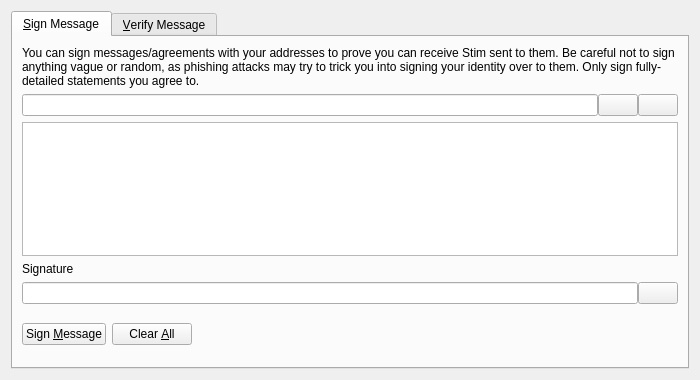
<?xml version="1.0" encoding="UTF-8"?>
<ui version="4.0">
 <class>SignVerifyMessageDialog</class>
 <widget class="QDialog" name="SignVerifyMessageDialog">
  <property name="geometry">
   <rect>
    <x>0</x>
    <y>0</y>
    <width>700</width>
    <height>380</height>
   </rect>
  </property>
  <property name="windowTitle">
   <string>Signatures - Sign / Verify a Message</string>
  </property>
  <property name="modal">
   <bool>true</bool>
  </property>
  <layout class="QVBoxLayout" name="verticalLayout">
   <item>
    <widget class="QTabWidget" name="tabWidget">
     <property name="currentIndex">
      <number>0</number>
     </property>
     <widget class="QWidget" name="tabSignMessage">
      <attribute name="title">
       <string>&amp;Sign Message</string>
      </attribute>
      <layout class="QVBoxLayout" name="verticalLayout_SM">
       <item>
        <widget class="QLabel" name="infoLabel_SM">
         <property name="text">
          <string>You can sign messages/agreements with your addresses to prove you can receive Stim sent to them. Be careful not to sign anything vague or random, as phishing attacks may try to trick you into signing your identity over to them. Only sign fully-detailed statements you agree to.</string>
         </property>
         <property name="textFormat">
          <enum>Qt::PlainText</enum>
         </property>
         <property name="wordWrap">
          <bool>true</bool>
         </property>
        </widget>
       </item>
       <item>
        <layout class="QHBoxLayout" name="horizontalLayout_1_SM">
         <property name="spacing">
          <number>0</number>
         </property>
         <item>
          <widget class="QValidatedLineEdit" name="addressIn_SM">
           <property name="toolTip">
            <string>The Stim address to sign the message with</string>
           </property>
          </widget>
         </item>
         <item>
          <widget class="QPushButton" name="addressBookButton_SM">
           <property name="toolTip">
            <string>Choose previously used address</string>
           </property>
           <property name="text">
            <string/>
           </property>
           <property name="shortcut">
            <string>Alt+A</string>
           </property>
           <property name="autoDefault">
            <bool>false</bool>
           </property>
          </widget>
         </item>
         <item>
          <widget class="QPushButton" name="pasteButton_SM">
           <property name="toolTip">
            <string>Paste address from clipboard</string>
           </property>
           <property name="text">
            <string/>
           </property>
           <property name="shortcut">
            <string>Alt+P</string>
           </property>
           <property name="autoDefault">
            <bool>false</bool>
           </property>
          </widget>
         </item>
        </layout>
       </item>
       <item>
        <widget class="QPlainTextEdit" name="messageIn_SM">
         <property name="toolTip">
          <string>Enter the message you want to sign here</string>
         </property>
        </widget>
       </item>
       <item>
        <widget class="QLabel" name="signatureLabel_SM">
         <property name="text">
          <string>Signature</string>
         </property>
         <property name="textFormat">
          <enum>Qt::PlainText</enum>
         </property>
        </widget>
       </item>
       <item>
        <layout class="QHBoxLayout" name="horizontalLayout_2_SM">
         <property name="spacing">
          <number>0</number>
         </property>
         <item>
          <widget class="QLineEdit" name="signatureOut_SM">
           <property name="font">
            <font>
             <italic>true</italic>
            </font>
           </property>
           <property name="readOnly">
            <bool>true</bool>
           </property>
          </widget>
         </item>
         <item>
          <widget class="QPushButton" name="copySignatureButton_SM">
           <property name="toolTip">
            <string>Copy the current signature to the system clipboard</string>
           </property>
           <property name="text">
            <string/>
           </property>
           <property name="autoDefault">
            <bool>false</bool>
           </property>
          </widget>
         </item>
        </layout>
       </item>
       <item>
        <layout class="QHBoxLayout" name="horizontalLayout_3_SM">
         <item>
          <widget class="QPushButton" name="signMessageButton_SM">
           <property name="toolTip">
            <string>Sign the message to prove you own this Stim address</string>
           </property>
           <property name="text">
            <string>Sign &amp;Message</string>
           </property>
           <property name="autoDefault">
            <bool>false</bool>
           </property>
          </widget>
         </item>
         <item>
          <widget class="QPushButton" name="clearButton_SM">
           <property name="toolTip">
            <string>Reset all sign message fields</string>
           </property>
           <property name="text">
            <string>Clear &amp;All</string>
           </property>
           <property name="autoDefault">
            <bool>false</bool>
           </property>
          </widget>
         </item>
         <item>
          <spacer name="horizontalSpacer_1_SM">
           <property name="orientation">
            <enum>Qt::Horizontal</enum>
           </property>
           <property name="sizeHint" stdset="0">
            <size>
             <width>40</width>
             <height>48</height>
            </size>
           </property>
          </spacer>
         </item>
         <item>
          <widget class="QLabel" name="statusLabel_SM">
           <property name="font">
            <font>
             <weight>75</weight>
             <bold>true</bold>
            </font>
           </property>
           <property name="text">
            <string/>
           </property>
           <property name="wordWrap">
            <bool>true</bool>
           </property>
          </widget>
         </item>
         <item>
          <spacer name="horizontalSpacer_2_SM">
           <property name="orientation">
            <enum>Qt::Horizontal</enum>
           </property>
           <property name="sizeHint" stdset="0">
            <size>
             <width>40</width>
             <height>48</height>
            </size>
           </property>
          </spacer>
         </item>
        </layout>
       </item>
      </layout>
     </widget>
     <widget class="QWidget" name="tabVerifyMessage">
      <attribute name="title">
       <string>&amp;Verify Message</string>
      </attribute>
      <layout class="QVBoxLayout" name="verticalLayout_VM">
       <item>
        <widget class="QLabel" name="infoLabel_VM">
         <property name="text">
          <string>Enter the receiver's address, message (ensure you copy line breaks, spaces, tabs, etc. exactly) and signature below to verify the message. Be careful not to read more into the signature than what is in the signed message itself, to avoid being tricked by a man-in-the-middle attack. Note that this only proves the signing party receives with the address, it cannot prove sendership of any transaction!</string>
         </property>
         <property name="textFormat">
          <enum>Qt::PlainText</enum>
         </property>
         <property name="alignment">
          <set>Qt::AlignLeading|Qt::AlignLeft|Qt::AlignTop</set>
         </property>
         <property name="wordWrap">
          <bool>true</bool>
         </property>
        </widget>
       </item>
       <item>
        <layout class="QHBoxLayout" name="horizontalLayout_1_VM">
         <property name="spacing">
          <number>0</number>
         </property>
         <item>
          <widget class="QValidatedLineEdit" name="addressIn_VM">
           <property name="toolTip">
            <string>The Stim address the message was signed with</string>
           </property>
          </widget>
         </item>
         <item>
          <widget class="QPushButton" name="addressBookButton_VM">
           <property name="toolTip">
            <string>Choose previously used address</string>
           </property>
           <property name="text">
            <string/>
           </property>
           <property name="shortcut">
            <string>Alt+A</string>
           </property>
           <property name="autoDefault">
            <bool>false</bool>
           </property>
          </widget>
         </item>
        </layout>
       </item>
       <item>
        <widget class="QPlainTextEdit" name="messageIn_VM"/>
       </item>
       <item>
        <widget class="QValidatedLineEdit" name="signatureIn_VM"/>
       </item>
       <item>
        <layout class="QHBoxLayout" name="horizontalLayout_2_VM">
         <item>
          <widget class="QPushButton" name="verifyMessageButton_VM">
           <property name="toolTip">
            <string>Verify the message to ensure it was signed with the specified Stim address</string>
           </property>
           <property name="text">
            <string>Verify &amp;Message</string>
           </property>
           <property name="autoDefault">
            <bool>false</bool>
           </property>
          </widget>
         </item>
         <item>
          <widget class="QPushButton" name="clearButton_VM">
           <property name="toolTip">
            <string>Reset all verify message fields</string>
           </property>
           <property name="text">
            <string>Clear &amp;All</string>
           </property>
           <property name="autoDefault">
            <bool>false</bool>
           </property>
          </widget>
         </item>
         <item>
          <spacer name="horizontalSpacer_1_VM">
           <property name="orientation">
            <enum>Qt::Horizontal</enum>
           </property>
           <property name="sizeHint" stdset="0">
            <size>
             <width>40</width>
             <height>48</height>
            </size>
           </property>
          </spacer>
         </item>
         <item>
          <widget class="QLabel" name="statusLabel_VM">
           <property name="font">
            <font>
             <weight>75</weight>
             <bold>true</bold>
            </font>
           </property>
           <property name="text">
            <string/>
           </property>
           <property name="wordWrap">
            <bool>true</bool>
           </property>
          </widget>
         </item>
         <item>
          <spacer name="horizontalSpacer_2_VM">
           <property name="orientation">
            <enum>Qt::Horizontal</enum>
           </property>
           <property name="sizeHint" stdset="0">
            <size>
             <width>40</width>
             <height>48</height>
            </size>
           </property>
          </spacer>
         </item>
        </layout>
       </item>
      </layout>
     </widget>
    </widget>
   </item>
  </layout>
 </widget>
 <customwidgets>
  <customwidget>
   <class>QValidatedLineEdit</class>
   <extends>QLineEdit</extends>
   <header>qvalidatedlineedit.h</header>
  </customwidget>
 </customwidgets>
 <resources>
  <include location="../stim.qrc"/>
 </resources>
 <connections/>
</ui>
